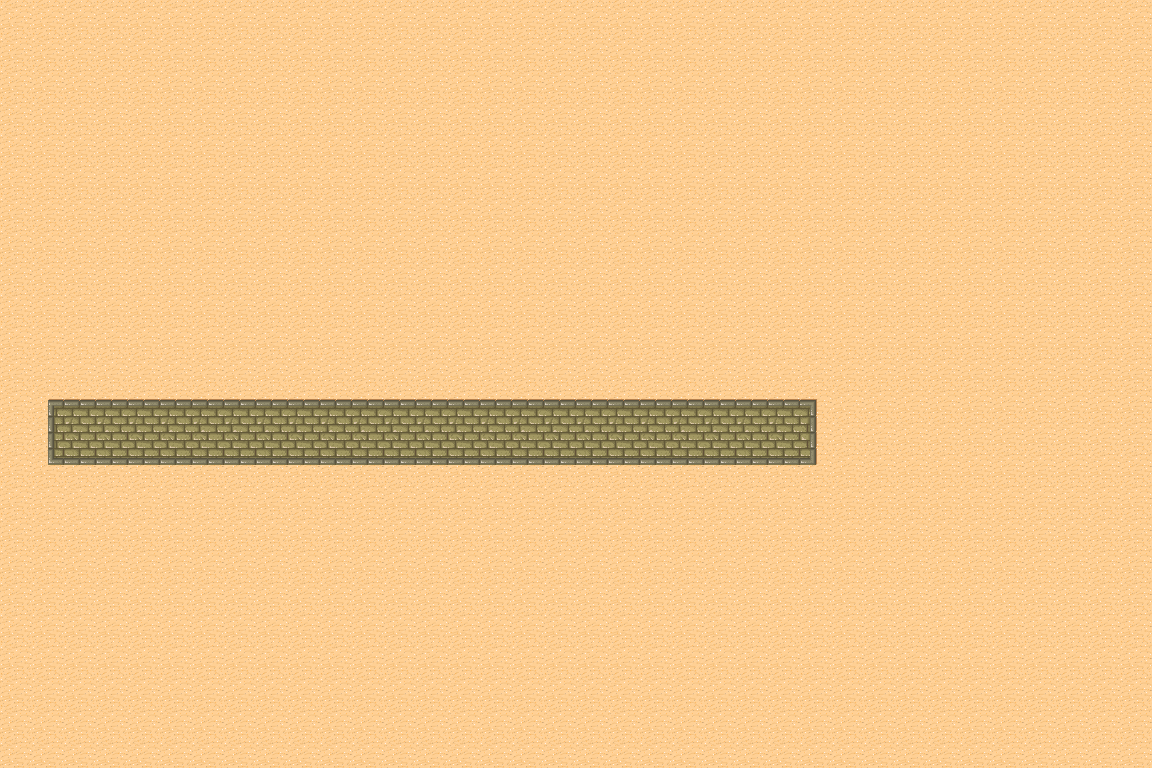

Tiled map render using the project's own tile images. Description and the map definition, with tile-layer contents summarised, below:
An orthogonal 36x24 tile map with 32x32 px tiles, 2 tile layers (background, box2d).

<map version="1.0" orientation="orthogonal" width="36" height="24" tilewidth="32" tileheight="32">
 <tileset firstgid="1" name="map" tilewidth="32" tileheight="32" spacing="1">
  <image source="map.png" width="263" height="197" />
 </tileset>
 <layer name="background" width="36" height="24">
  <data>[864 cells, 864 non-empty, 1 distinct tile ids]</data>
 </layer>
 <layer name="box2d" width="36" height="24">
  <data>[864 cells, 75 non-empty, 9 distinct tile ids]</data>
 </layer>
</map>